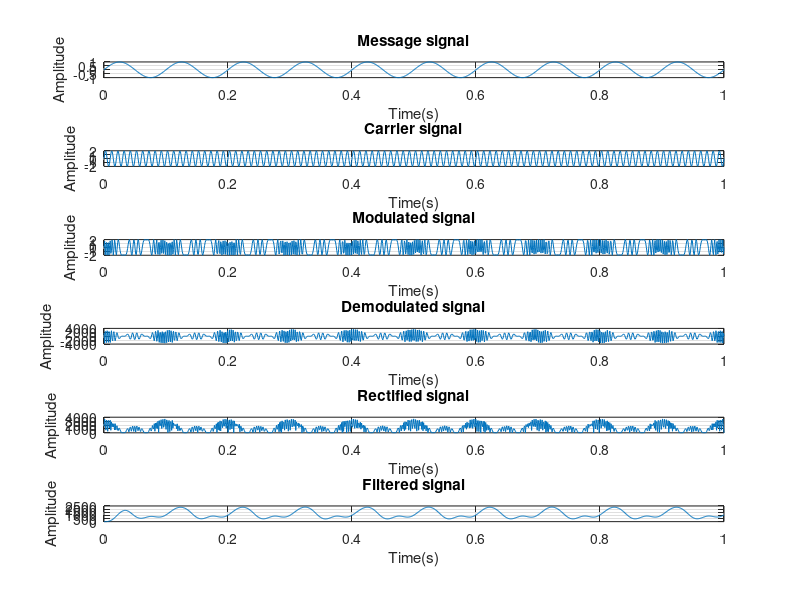

This chart was generated by the following MATLAB code:
clear all;
clc;
%time parameter
fs=1000;
t=linspace(0,1,1000);   %time vector

%message signal parameter
fm=10; % message signal freq
Am=1; % message signal amp
message_signal= Am*sin(2*pi*fm.*t);


%carrier signal parameter
fc=100; %carrier signal freq
Ac=2; %carrier signal amp
carrier_signal=Ac*sin(2*pi*fc.*t);
kf=25;
%modulated signal
modulated_signal=Ac*sin(2*pi*fc.*t+kf*message_signal);

%demodulation
demodulated_signal=[diff(modulated_signal) 0]*fs;

%1.rectification
rectified_signal=abs(demodulated_signal);

%2.low pass filter
%low pass filter parameter
cutoff_freq=20;
%design
order=4;  %filter order
nyquist_freq=fs/2;
normalized_cutoff_freq=cutoff_freq/nyquist_freq;
[b,a]=butter(order,normalized_cutoff_freq,'low');

%apply the low pass filter to the rectified signal
filtered_signal=filter(b,a,rectified_signal);

%plotting
figure;
subplot(6,1,1);
plot(t,message_signal);
title('Message signal');
xlabel('Time(s)');
ylabel('Amplitude');
grid on;
subplot(6,1,2);
plot(t,carrier_signal);
title('Carrier signal');
xlabel('Time(s)');
ylabel('Amplitude');
grid on;
subplot(6,1,3);
plot(t,modulated_signal);
title('Modulated signal');
xlabel('Time(s)');
ylabel('Amplitude');
grid on;
subplot(6,1,4);
plot(t,demodulated_signal);
title('Demodulated signal');
xlabel('Time(s)');
ylabel('Amplitude');
grid on;
subplot(6,1,5);
plot(t,rectified_signal);
title('Rectified signal');
xlabel('Time(s)');
ylabel('Amplitude');
grid on;
subplot(6,1,6);
plot(t,filtered_signal);
title('Filtered signal');
xlabel('Time(s)');
ylabel('Amplitude');
grid on;










